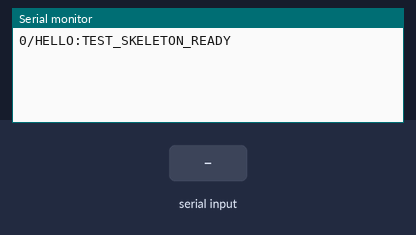
Recording of a sketch running on a simulated Arduino Uno, built with avr-gcc and run on an emulated ATmega328P. Parts: the last lines printed to the serial monitor. Inputs (shaded band) come from the test bench.

Above: at 1.2 s.
1.3 s: "OPEN/1\n" received over Serial
At 2.5 s:
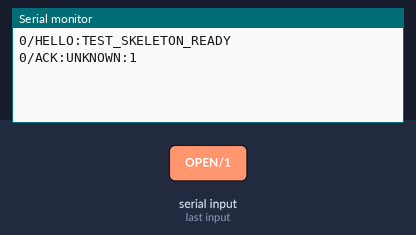
2.8 s: "OPEN/150\n" received over Serial
At 3.7 s:
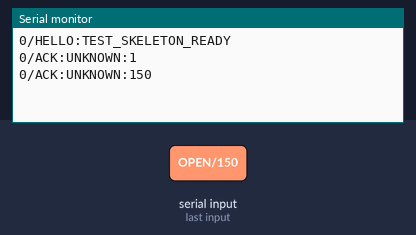

The sketch:

test_sketch_for_serial_to_flower.ino
```cpp
#include <Arduino.h>

/*
  ========= RS-485 / Serial Test Skeleton =========
  - Accepts commands in the form: "<id>/<CMD[:ARGS]>"
  - Recognizes: OPEN, CLOSE, LED, LEDRAMP, OPENLEDRAMP, CLOSELEDRAMP, INIT, STATE?
  - Always responds with the **same ID** it received, e.g.:
      IN : "7/OPEN"
      OUT: "7/ACK:OPEN"
  - No hardware control; pure serial simulation.
*/

#define RS485 Serial

// If you wire a MAX485, you can set this to a real pin to toggle DE/RE.
// Leave at -1 to disable toggling and just use plain Serial.
const int rs485DirPin = -1;

// --- Helpers ---
static void rs485Begin(unsigned long baud = 115200) {
  if (rs485DirPin >= 0) {
    pinMode(rs485DirPin, OUTPUT);
    digitalWrite(rs485DirPin, LOW);   // RX by default
  }
  RS485.begin(baud);
  delay(20);
}

static void rs485SendLine(const String& s) {
  if (rs485DirPin >= 0) {
    digitalWrite(rs485DirPin, HIGH);  // enable TX
    delayMicroseconds(8);
  }
  RS485.print(s);
  RS485.print('\n');
  RS485.flush();
  if (rs485DirPin >= 0) {
    digitalWrite(rs485DirPin, LOW);   // back to RX
  }
}

// Echo ACK with same ID, optionally with payload (e.g., "LED:120")
static void ackWithId(int id, const String& payload) {
  rs485SendLine(String(id) + "/ACK:" + payload);
}

static void sendStateWithId(int id) {
  // Simulated state (fixed values)
  rs485SendLine(String(id) + "/STATE:ISOPEN=0,BUSY=0,LED=0");
}

// --- Command processing ---
static void processLine(String msg) {
  msg.trim();
  if (msg.length() == 0) return;

  // Expect "<id>/<rest>"
  int slash = msg.indexOf('/');
  if (slash <= 0) return; // no id or malformed

  // Parse ID (keep as-is even if 0 or not "this" node)
  int id = msg.substring(0, slash).toInt();
  String rest = msg.substring(slash + 1);

  // Split cmd[:val]
  int colon = rest.indexOf(':');
  String cmd = (colon < 0) ? rest : rest.substring(0, colon);
  String val = (colon < 0) ? ""   : rest.substring(colon + 1);

  cmd.trim();
  val.trim();

  // Normalize to uppercase (for robustness)
  cmd.toUpperCase();

  // Recognized commands -> always ACK with the same ID
  if (cmd == "OPEN") {
    ackWithId(id, "OPEN");
  }
  else if (cmd == "CLOSE") {
    ackWithId(id, "CLOSE");
  }
  else if (cmd == "LED") {
    // Echo value if present, else just LED
    ackWithId(id, val.length() ? ("LED:" + val) : "LED");
  }
  else if (cmd == "LEDRAMP") {
    ackWithId(id, val.length() ? ("LEDRAMP:" + val) : "LEDRAMP");
  }
  else if (cmd == "OPENLEDRAMP") {
    ackWithId(id, val.length() ? ("OPENLEDRAMP:" + val) : "OPENLEDRAMP");
  }
  else if (cmd == "CLOSELEDRAMP") {
    ackWithId(id, val.length() ? ("CLOSELEDRAMP:" + val) : "CLOSELEDRAMP");
  }
  else if (cmd == "INIT") {
    ackWithId(id, "INIT");
  }
  else if (cmd == "STATE?") {
    // Respond with a STATE line (not an ACK), keeping same ID
    sendStateWithId(id);
  }
  else {
    // Unknown command: still ACK the literal command for easy debugging
    ackWithId(id, "UNKNOWN:" + rest);
  }
}

// --- Line reader (CR/LF tolerant, length-limited) ---
static void pollSerial() {
  static String in;
  while (RS485.available()) {
    char c = (char)RS485.read();
    if (c == '\n' || c == '\r') {
      if (in.length() > 0) processLine(in);
      in = "";
    } else {
      // Guard against runaway input
      if (in.length() < 128) in += c;
    }
  }
}

// --- Arduino entry points ---
void setup() {
  rs485Begin(9600);
  // Optional banner to confirm the sketch is alive
  rs485SendLine("0/HELLO:TEST_SKELETON_READY");
}

void loop() {
  pollSerial();
}
```

Measured:
- after the input at 1.3 s, the serial monitor: prints a new line at once (image 1)
- after the input at 2.8 s, the serial monitor: prints a new line at once (image 2)
